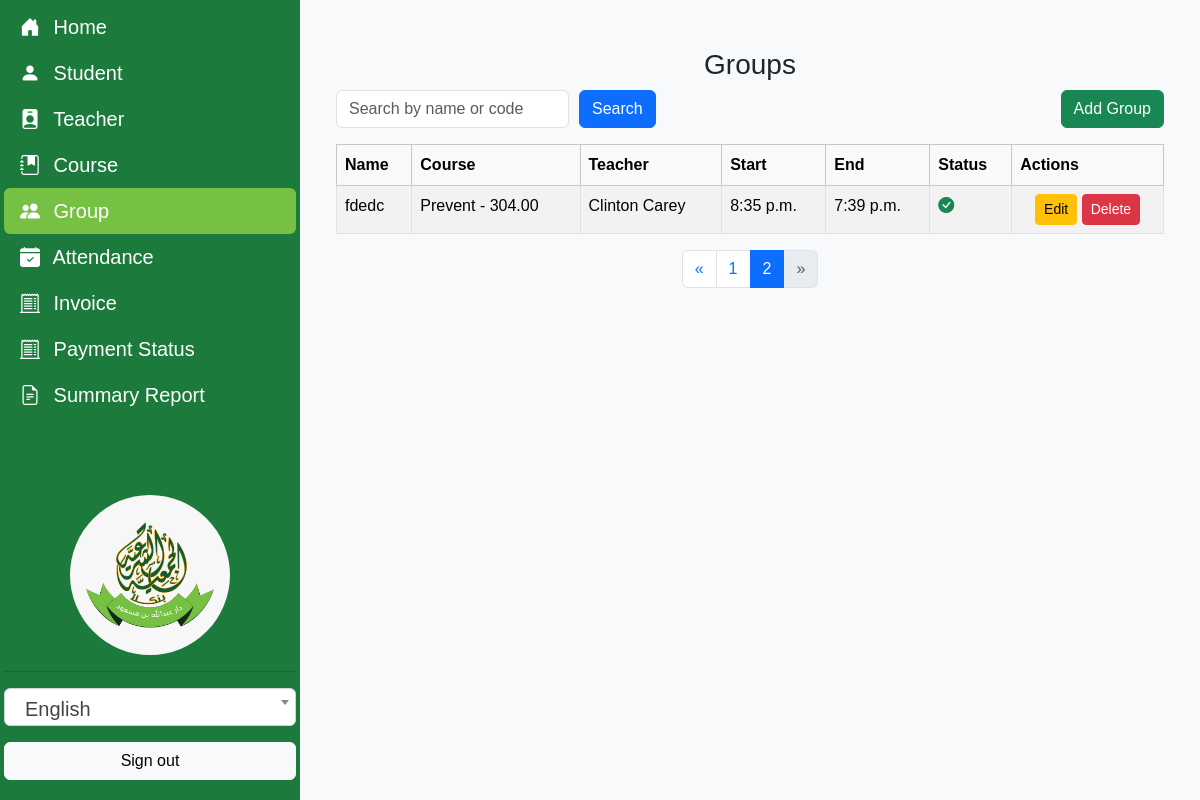
The app's page /class_groups/?q=&page=2 (signed in), older data.
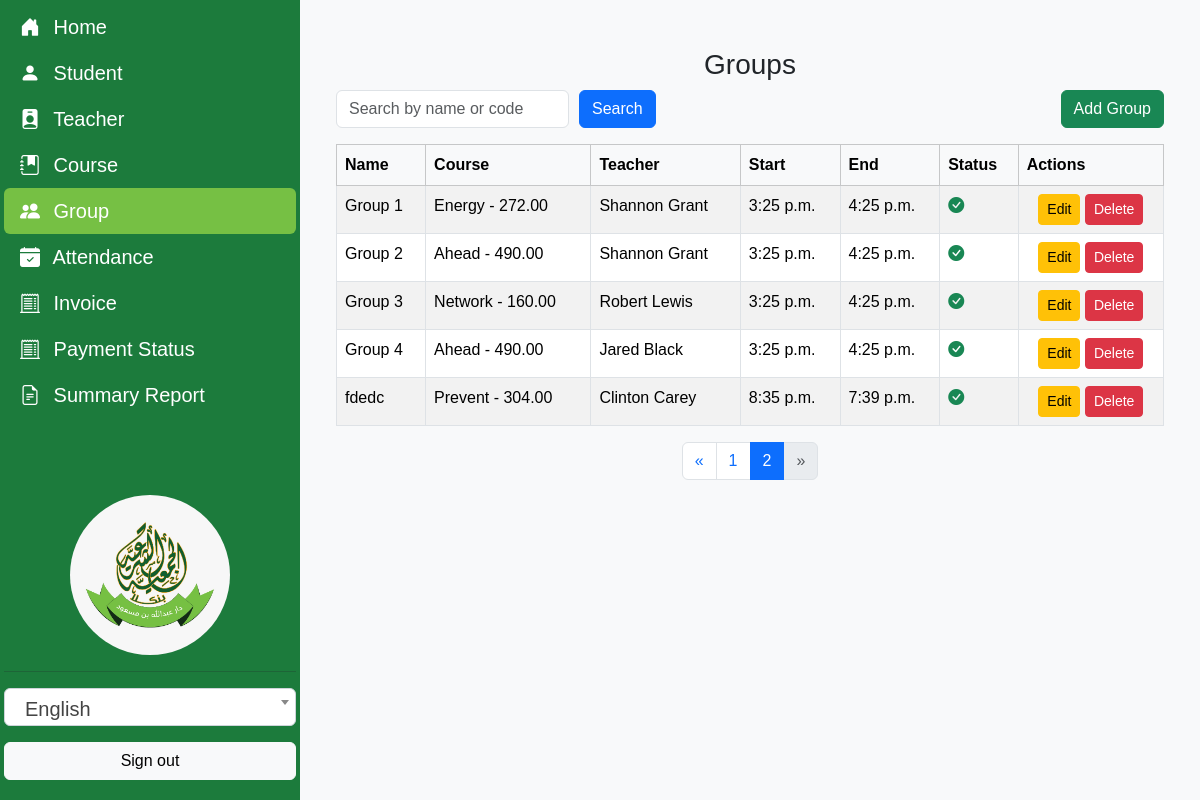
The same page, newer data.
### Quran/models.py (models this page shows, shortened)
class ClassGroup(models.Model):
    school = models.ForeignKey(School, on_delete=models.CASCADE, related_name='class_groups', verbose_name=_("School"))
    name = models.CharField(max_length=50, verbose_name=_("Group Name"))
    course = models.ForeignKey(Course, on_delete=models.PROTECT, related_name='class_groups', verbose_name=_("Course"))
    teacher = models.ForeignKey(Teacher, on_delete=models.PROTECT, related_name='class_groups', verbose_name=_("Teacher"))
    start_time = models.TimeField(verbose_name=_("Start Time"))
    end_time = models.TimeField(verbose_name=_("End Time"))
    is_active = models.BooleanField(default=True, verbose_name=_("Active"))
    updated_at = models.DateTimeField(auto_now=True, verbose_name=_("Updated At"))

class Course(models.Model):
    school = models.ForeignKey(School, on_delete=models.CASCADE, related_name='courses', verbose_name=_("School"))
    name = models.CharField(max_length=100, verbose_name=_("Course Name"))
    price = models.DecimalField(max_digits=10, decimal_places=2, validators=[MinValueValidator(0)], verbose_name=_("Price"))
    description = models.TextField(blank=True, null=True, verbose_name=_("Description"))
    is_active = models.BooleanField(default=True, verbose_name=_("Active"))
    updated_at = models.DateTimeField(auto_now=True, verbose_name=_("Updated At"))
    def __str__(self):
        return f"{self.name} - {self.price}"

class Teacher(models.Model):
    school = models.ForeignKey(School, on_delete=models.CASCADE, related_name='teachers', verbose_name=_("School"))
    id_number = models.CharField(max_length=14, validators=[id_regex], unique=True, verbose_name=_("ID"))
    name = models.CharField(max_length=100, verbose_name=_("Teacher Name"))
    phone = models.CharField(max_length=11, validators=[phone_regex], verbose_name=_("Phone Number"))
    email = models.EmailField(unique=True, blank=True, null=True, verbose_name=_("Email"))
    gender = models.CharField(max_length=1, choices=GENDER_CHOICES, verbose_name=_("Gender"))
    birth_date = models.DateField(blank=True, null=True, verbose_name=_("Birth Date"))
    is_active = models.BooleanField(default=True, verbose_name=_("Active"))
    registration_date = models.DateTimeField(default=timezone.now, verbose_name=_("Registration Date"))
    description = models.TextField(blank=True, null=True, verbose_name=_("Description"))
    updated_at = models.DateTimeField(auto_now=True, verbose_name=_("Updated At"))
    def __str__(self):
        return self.name

### Quran/views.py (the view)
# urls.py: path('class_groups/', ClassGroupListView.as_view(), name='class_group_list'),
@method_decorator(staff_member_required, name='dispatch')
class ClassGroupListView(BaseListView):
    model = ClassGroup
    template_name = 'Quran/class_group/class_group_list.html'
    context_object_name = 'class_groups'
    paginate_by = 12
    def get_queryset(self):
        queryset = super().get_queryset()
        search_query = self.request.GET.get('q', '')
        if search_query:
            queryset = queryset.filter(
                Q(name__icontains=search_query) | Q(code__icontains=search_query)
            )
        return queryset
    def get_context_data(self, **kwargs):
        context = super().get_context_data(**kwargs)
        context['search_query'] = self.request.GET.get('q', '')
        return context

### Quran/utils.py (called while the page is built)
def get_user_school(request):
    user = request.user
    if user.is_superuser:
        return School.objects.all()
    else:
        return School.objects.filter(users=user)

### Quran/views.py (called while the page is built)
    def get_queryset(self):
        queryset = super().get_queryset()
        user_schools = get_user_school(self.request)
        if user_schools.exists():
            queryset = queryset.filter(school__in=user_schools)
        return queryset.order_by('-updated_at')

### Quran/templates/Quran/class_group/class_group_list.html (shortened to what this page needs)
{% extends "base.html" %}
{% load i18n %}
{% block content %}
<div class="container">
    <h3 class="d-flex justify-content-center gap-3 mt-4">{% trans "Groups" %}</h3>
    <div class="d-flex justify-content-between mb-3">
        <form method="get" class="d-flex" style="gap: 10px;">
            <input type="text" name="q" class="form-control" placeholder="{% trans 'Search by name or code' %}" value="{{ search_query }}">
            <button type="submit" class="btn btn-primary">{% trans "Search" %}</button>
        </form>
        <a href="{% url 'class_group_add' %}" class="btn btn-success">{% trans "Add Group" %}</a>
    </div>
    <table class="table table-bordered table-striped">
        <thead class="table-light">
            <tr>
                <th>{% trans "Name" %}</th>
                <th>{% trans "Course" %}</th>
                <th>{% trans "Teacher" %}</th>
                <th>{% trans "Start" %}</th>
                <th>{% trans "End" %}</th>
                <th>{% trans "Status" %}</th>
                <th>{% trans "Actions" %}</th>
            </tr>
        </thead>
        <tbody>
            {% for class_group in class_groups %}
            <tr>
                <td>{{ class_group.name }}</td>
                <td>{{ class_group.course }}</td>
                <td>{{ class_group.teacher }}</td>
                <td>{{ class_group.start_time }}</td>
                <td>{{ class_group.end_time }}</td>
                <td>
                    {% if class_group.is_active %}
                        <i class="bi bi-check-circle-fill text-success"></i>
                    {% else %}
                        <i class="bi bi-check-circle-fill text-danger"></i>
                    {% endif %}
                </td>
                <td class="text-center">
                    <a href="{% url 'class_group_edit' class_group.pk %}" class="btn btn-sm btn-warning">{% trans "Edit" %}</a>
                    <a href="{% url 'class_group_delete' class_group.pk %}" class="btn btn-sm btn-danger">{% trans "Delete" %}</a>
                </td>
            </tr>
            {% empty %}
            <tr>
                <td colspan="6">{% trans "No groups found." %}</td>
            </tr>
            {% endfor %}
        </tbody>
    </table>
    {% if is_paginated %}
    <nav aria-label="Page navigation">
        <ul class="pagination justify-content-center">
            {% if page_obj.has_previous %}
            <li class="page-item">
                <a class="page-link" href="?q={{ search_query }}&page={{ page_obj.previous_page_number }}" aria-label="Previous">
                    <span aria-hidden="true">&laquo;</span>
                </a>
            </li>
            {% else %}
            <li class="page-item disabled">
                <span class="page-link">&laquo;</span>
            </li>
            {% endif %}
            {% for num in paginator.page_range %}
                {% if page_obj.number == num %}
                <li class="page-item active"><span class="page-link">{{ num }}</span></li>
                {% else %}
                <li class="page-item"><a class="page-link" href="?q={{ search_query }}&page={{ num }}">{{ num }}</a></li>
                {% endif %}
            {% endfor %}
            {% if page_obj.has_next %}
            <li class="page-item">
                <a class="page-link" href="?q={{ search_query }}&page={{ page_obj.next_page_number }}" aria-label="Next">
                    <span aria-hidden="true">&raquo;</span>
                </a>
            </li>
            {% else %}
            <li class="page-item disabled">
                <span class="page-link">&raquo;</span>
            </li>
            {% endif %}
        </ul>
    </nav>
    {% endif %}
</div>
{% endblock %}

Row changes from the older to the newer data that the page shows:
now on this page (row edited): ClassGroup: name "Group 1", course "Energy - 272.00", teacher "Shannon Grant", start_time "3:25 p.m.", end_time "4:25 p.m.", is_active True (drawn)
now on this page (row edited): ClassGroup: name "Group 2", course "Ahead - 490.00", teacher "Shannon Grant", start_time "3:25 p.m.", end_time "4:25 p.m.", is_active True (drawn)
now on this page (row edited): ClassGroup: name "Group 3", course "Network - 160.00", teacher "Robert Lewis", start_time "3:25 p.m.", end_time "4:25 p.m.", is_active True (drawn)
now on this page (row edited): ClassGroup: name "Group 4", course "Ahead - 490.00", teacher "Jared Black", start_time "3:25 p.m.", end_time "4:25 p.m.", is_active True (drawn)
